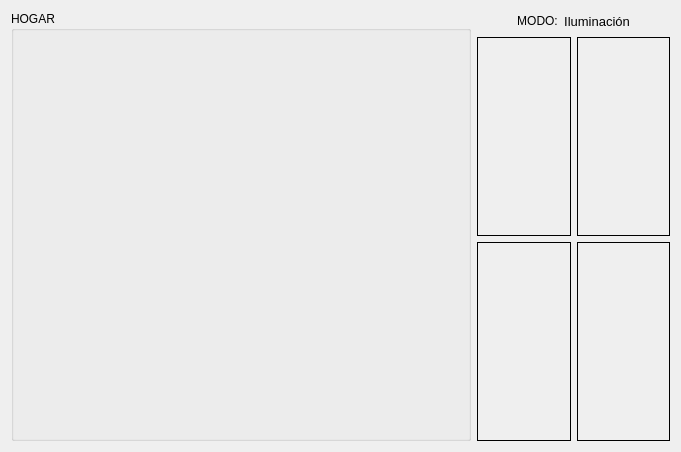
        <widget class="QWidget" name="Principal">
         <property name="accessibleName">
          <string/>
         </property>
         <attribute name="title">
          <string>Principal</string>
         </attribute>
         <layout class="QHBoxLayout" name="horizontalLayout_30">
          <item>
           <widget class="QGroupBox" name="groupBox">
            <property name="minimumSize">
             <size>
              <width>460</width>
              <height>430</height>
             </size>
            </property>
            <property name="maximumSize">
             <size>
              <width>460</width>
              <height>430</height>
             </size>
            </property>
            <property name="title">
             <string>HOGAR</string>
            </property>
            <layout class="QGridLayout" name="gridLayout_3">
             <item row="0" column="0">
              <layout class="QGridLayout" name="gridLayout_2">
               <item row="2" column="1">
                <widget class="QLabel" name="Label_Cocina">
                 <property name="minimumSize">
                  <size>
                   <width>200</width>
                   <height>180</height>
                  </size>
                 </property>
                 <property name="maximumSize">
                  <size>
                   <width>200</width>
                   <height>180</height>
                  </size>
                 </property>
                 <property name="text">
                  <string/>
                 </property>
                 <property name="pixmap">
                  <pixmap resource="imagenes/habitaciones.qrc">:/casa/cocinaOff.png</pixmap>
                 </property>
                 <property name="scaledContents">
                  <bool>true</bool>
                 </property>
                </widget>
               </item>
               <item row="0" column="1" rowspan="2">
                <widget class="QLabel" name="Label_Dormitorio">
                 <property name="minimumSize">
                  <size>
                   <width>200</width>
                   <height>200</height>
                  </size>
                 </property>
                 <property name="maximumSize">
                  <size>
                   <width>200</width>
                   <height>200</height>
                  </size>
                 </property>
                 <property name="text">
                  <string/>
                 </property>
                 <property name="pixmap">
                  <pixmap resource="imagenes/habitaciones.qrc">:/casa/dormitorioOff.png</pixmap>
                 </property>
                 <property name="scaledContents">
                  <bool>true</bool>
                 </property>
                </widget>
               </item>
               <item row="1" column="0" rowspan="2">
                <widget class="QLabel" name="Label_Sala">
                 <property name="minimumSize">
                  <size>
                   <width>230</width>
                   <height>250</height>
                  </size>
                 </property>
                 <property name="maximumSize">
                  <size>
                   <width>230</width>
                   <height>250</height>
                  </size>
                 </property>
                 <property name="frameShape">
                  <enum>QFrame::NoFrame</enum>
                 </property>
                 <property name="text">
                  <string/>
                 </property>
                 <property name="pixmap">
                  <pixmap resource="imagenes/habitaciones.qrc">:/casa/livingOff.png</pixmap>
                 </property>
                 <property name="scaledContents">
                  <bool>true</bool>
                 </property>
                </widget>
               </item>
               <item row="0" column="0">
                <widget class="QLabel" name="Label_Banio">
                 <property name="sizePolicy">
                  <sizepolicy hsizetype="Preferred" vsizetype="Preferred">
                   <horstretch>230</horstretch>
                   <verstretch>130</verstretch>
                  </sizepolicy>
                 </property>
                 <property name="minimumSize">
                  <size>
                   <width>230</width>
                   <height>130</height>
                  </size>
                 </property>
                 <property name="maximumSize">
                  <size>
                   <width>230</width>
                   <height>130</height>
                  </size>
                 </property>
                 <property name="text">
                  <string/>
                 </property>
                 <property name="pixmap">
                  <pixmap resource="imagenes/habitaciones.qrc">:/casa/banioOff.png</pixmap>
                 </property>
                 <property name="scaledContents">
                  <bool>true</bool>
                 </property>
                </widget>
               </item>
              </layout>
             </item>
            </layout>
           </widget>
          </item>
          <item>
           <layout class="QVBoxLayout" name="verticalLayout" stretch="0,20,20">
            <item>
             <layout class="QHBoxLayout" name="horizontalLayout_28">
              <item>
               <spacer name="horizontalSpacer_31">
                <property name="orientation">
                 <enum>Qt::Horizontal</enum>
                </property>
                <property name="sizeHint" stdset="0">
                 <size>
                  <width>40</width>
                  <height>20</height>
                 </size>
                </property>
               </spacer>
              </item>
              <item>
               <widget class="QLabel" name="labelModo">
                <property name="text">
                 <string>MODO:</string>
                </property>
                <property name="alignment">
                 <set>Qt::AlignCenter</set>
                </property>
               </widget>
              </item>
              <item>
               <widget class="QLabel" name="ModoActivo">
                <property name="font">
                 <font>
                  <pointsize>10</pointsize>
                 </font>
                </property>
                <property name="text">
                 <string>Iluminación</string>
                </property>
                <property name="alignment">
                 <set>Qt::AlignCenter</set>
                </property>
               </widget>
              </item>
              <item>
               <spacer name="horizontalSpacer_33">
                <property name="orientation">
                 <enum>Qt::Horizontal</enum>
                </property>
                <property name="sizeHint" stdset="0">
                 <size>
                  <width>40</width>
                  <height>20</height>
                 </size>
                </property>
               </spacer>
              </item>
             </layout>
            </item>
            <item>
             <layout class="QHBoxLayout" name="horizontalLayout_2">
              <item>
               <widget class="QLabel" name="opencvFrame">
                <property name="minimumSize">
                 <size>
                  <width>0</width>
                  <height>0</height>
                 </size>
                </property>
                <property name="maximumSize">
                 <size>
                  <width>123234</width>
                  <height>34535</height>
                 </size>
                </property>
                <property name="frameShape">
                 <enum>QFrame::Box</enum>
                </property>
                <property name="text">
                 <string/>
                </property>
                <property name="textFormat">
                 <enum>Qt::AutoText</enum>
                </property>
                <property name="scaledContents">
                 <bool>false</bool>
                </property>
               </widget>
              </item>
              <item>
               <widget class="QLabel" name="opencvFrame_2">
                <property name="minimumSize">
                 <size>
                  <width>0</width>
                  <height>0</height>
                 </size>
                </property>
                <property name="maximumSize">
                 <size>
                  <width>123234</width>
                  <height>34535</height>
                 </size>
                </property>
                <property name="frameShape">
                 <enum>QFrame::Box</enum>
                </property>
                <property name="text">
                 <string/>
                </property>
                <property name="textFormat">
                 <enum>Qt::AutoText</enum>
                </property>
                <property name="scaledContents">
                 <bool>false</bool>
                </property>
               </widget>
              </item>
             </layout>
            </item>
            <item>
             <layout class="QHBoxLayout" name="horizontalLayout_29">
              <item>
               <widget class="QLabel" name="opencvFrame_3">
                <property name="minimumSize">
                 <size>
                  <width>0</width>
                  <height>0</height>
                 </size>
                </property>
                <property name="maximumSize">
                 <size>
                  <width>123234</width>
                  <height>34535</height>
                 </size>
                </property>
                <property name="frameShape">
                 <enum>QFrame::Box</enum>
                </property>
                <property name="text">
                 <string/>
                </property>
                <property name="textFormat">
                 <enum>Qt::AutoText</enum>
                </property>
                <property name="scaledContents">
                 <bool>false</bool>
                </property>
               </widget>
              </item>
              <item>
               <widget class="QLabel" name="opencvFrame_4">
                <property name="minimumSize">
                 <size>
                  <width>0</width>
                  <height>0</height>
                 </size>
                </property>
                <property name="maximumSize">
                 <size>
                  <width>123234</width>
                  <height>34535</height>
                 </size>
                </property>
                <property name="frameShape">
                 <enum>QFrame::Box</enum>
                </property>
                <property name="text">
                 <string/>
                </property>
                <property name="textFormat">
                 <enum>Qt::AutoText</enum>
                </property>
                <property name="scaledContents">
                 <bool>false</bool>
                </property>
               </widget>
              </item>
             </layout>
            </item>
           </layout>
          </item>
         </layout>
        </widget>
